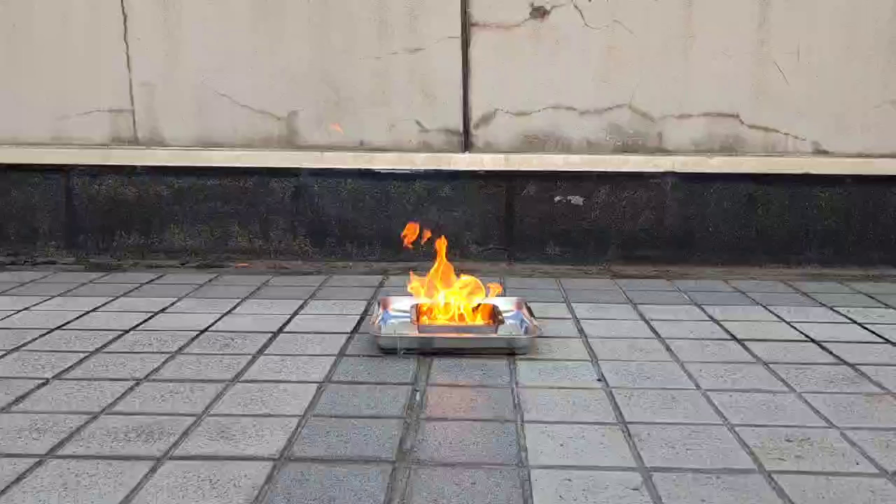
//> input picture OpenCV/StudyOpenCV/1.jpg, 2688 x 1512 px (shown at 1/3 size)
$ ./2_21_HistogramCalculation 1.jpg   (built with g++ and OpenCV 4)
//> lines starting //> are read from the running program, lines starting //| are printed output that depends on the picture
// https://docs.opencv.org/4.x/d8/dbc/tutorial_histogram_calculation.html
// cv::calcHist

#include "opencv2/highgui.hpp"
#include "opencv2/imgcodecs.hpp"
#include "opencv2/imgproc.hpp"
#include <iostream>
using namespace std;
using namespace cv;
int main(int argc, char** argv)
{
    CommandLineParser parser( argc, argv, "{@input | lena.jpg | input image}" );
    Mat src = imread( samples::findFile( parser.get<String>( "@input" ) ), IMREAD_COLOR );
//> src is the input picture: 1512 rows x 2688 cols, CV_8UC3; mean B, G, R 132.8, 135.5, 140.5
    if( src.empty() )
    {
        return EXIT_FAILURE;
    }
    vector<Mat> bgr_planes;
    split( src, bgr_planes );
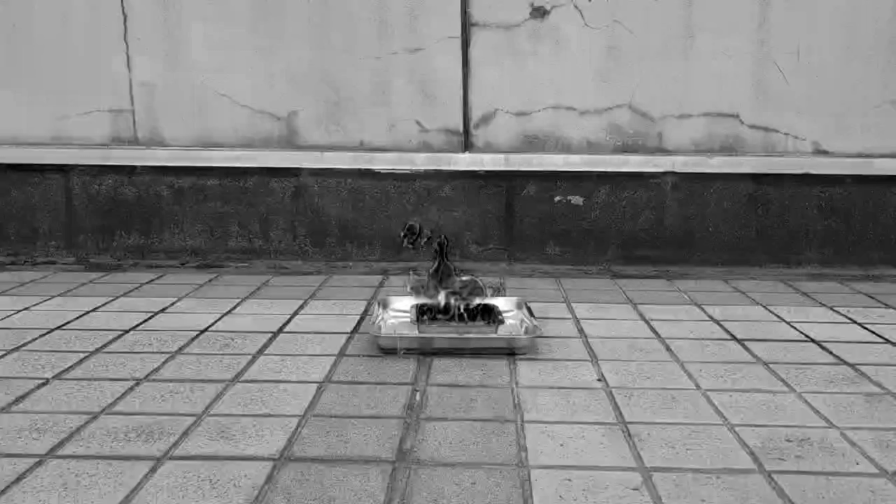
//> bgr_planes[0]: 1512 rows x 2688 cols, CV_8UC1 (shown at 1/3 size); min 0, max 255, mean 132.8
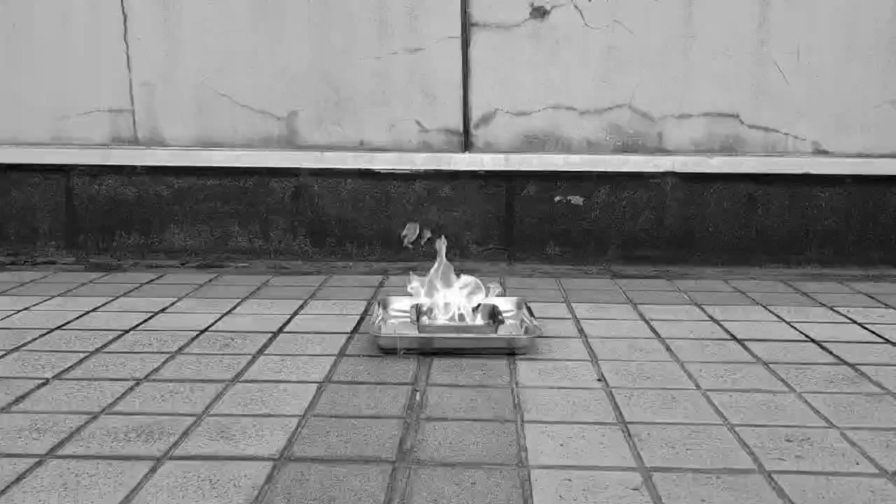
//> bgr_planes[1]: 1512 rows x 2688 cols, CV_8UC1 (shown at 1/3 size); min 0, max 255, mean 135.5
    int histSize = 256;
    float range[] = { 0, 256 }; //the upper boundary is exclusive
    const float* histRange[] = { range };
    bool uniform = true, accumulate = false;
    Mat b_hist, g_hist, r_hist;
    calcHist( &bgr_planes[0], 1, 0, Mat(), b_hist, 1, &histSize, histRange, uniform, accumulate );
//> b_hist = 256 values, max 154926 at index 168, min 109 at index 239, mean 15876
    calcHist( &bgr_planes[1], 1, 0, Mat(), g_hist, 1, &histSize, histRange, uniform, accumulate );
//> g_hist = 256 values, max 119253 at index 180, min 21 at index 0, mean 15876
    calcHist( &bgr_planes[2], 1, 0, Mat(), r_hist, 1, &histSize, histRange, uniform, accumulate );
//> r_hist = 256 values, max 104315 at index 192, min 4 at index 2, mean 15876
    int hist_w = 512, hist_h = 400;
    int bin_w = cvRound( (double) hist_w/histSize );
    Mat histImage( hist_h, hist_w, CV_8UC3, Scalar( 0,0,0) );
    normalize(b_hist, b_hist, 0, histImage.rows, NORM_MINMAX, -1, Mat() );
//> b_hist = 256 values, max 400 at index 168, min 0 at index 239, mean 40.74
    normalize(g_hist, g_hist, 0, histImage.rows, NORM_MINMAX, -1, Mat() );
//> g_hist = 256 values, max 400 at index 180, min 0 at index 0, mean 53.19
    normalize(r_hist, r_hist, 0, histImage.rows, NORM_MINMAX, -1, Mat() );
//> r_hist = 256 values, max 400 at index 192, min 0 at index 2, mean 60.86
    for( int i = 1; i < histSize; i++ )
    {
        line( histImage, Point( bin_w*(i-1), hist_h - cvRound(b_hist.at<float>(i-1)) ),
              Point( bin_w*(i), hist_h - cvRound(b_hist.at<float>(i)) ),
              Scalar( 255, 0, 0), 2, 8, 0  );
        line( histImage, Point( bin_w*(i-1), hist_h - cvRound(g_hist.at<float>(i-1)) ),
              Point( bin_w*(i), hist_h - cvRound(g_hist.at<float>(i)) ),
              Scalar( 0, 255, 0), 2, 8, 0  );
        line( histImage, Point( bin_w*(i-1), hist_h - cvRound(r_hist.at<float>(i-1)) ),
              Point( bin_w*(i), hist_h - cvRound(r_hist.at<float>(i)) ),
              Scalar( 0, 0, 255), 2, 8, 0  );
    }
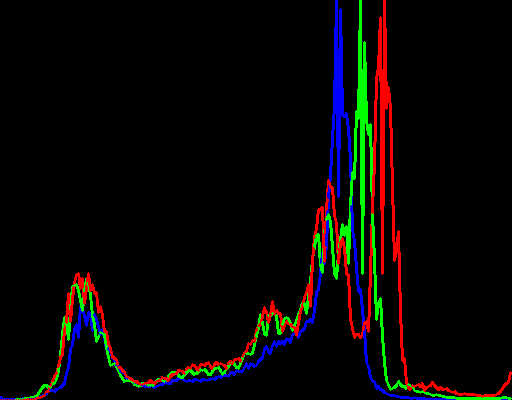
//> histImage: 400 rows x 512 cols, CV_8UC3; mean B, G, R 5, 6.6, 8.5
    imshow("Source image", src );
    imshow("calcHist Demo", histImage );
    waitKey();
    return EXIT_SUCCESS;
}
